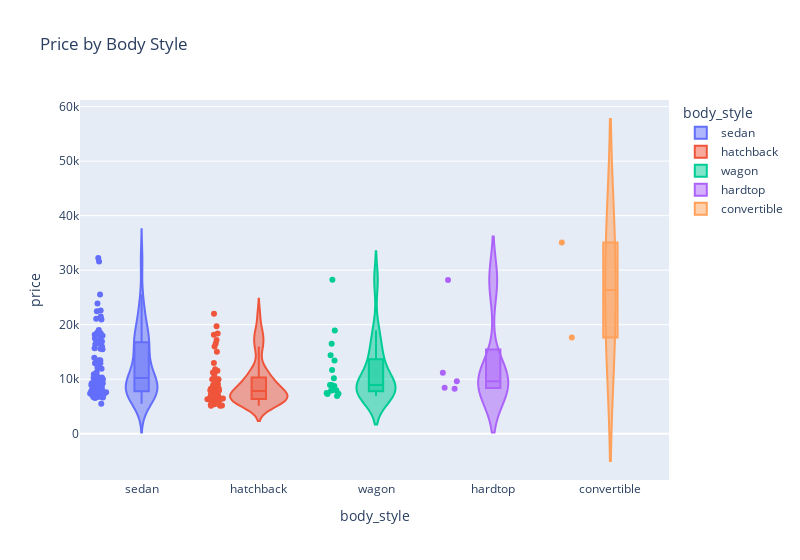

Here is the notebook cell this chart was saved with:
### Code cell
# Combining violin and box plots
fig_v = px.violin(df, x='body_style', y='price', color='body_style', box=True, points='all',
                width=800, title="Price by Body Style")
fig_v.show()

### Figure 1 — Plotly figure (JSON) as saved in the notebook; plotly's stock layout.template omitted (floating-point values rounded to 4 significant figures)
{"data": [{"alignmentgroup": "True", "box": {"visible": true}, "hovertemplate": "body_style=%{x}<br>price=%{y}<extra></extra>", "legendgroup": "sedan", "marker": {"color": "#636efa"}, "name": "sedan", "offsetgroup": "sedan", "orientation": "v", "points": "all", "scalegroup": "True", "showlegend": true, "type": "violin", "x": ["sedan", "sedan", "sedan", "sedan", "sedan", "sedan", "sedan", "sedan", "sedan", "sedan", "sedan", "sedan", "sedan", "sedan", "sedan", "sedan", "sedan", "sedan", "sedan", "sedan", "sedan", "sedan", "sedan", "sedan", "sedan", "sedan", "sedan", "sedan", "sedan", "sedan", "sedan", "sedan", "sedan", "sedan", "sedan", "sedan", "sedan", "sedan", "sedan", "sedan", "sedan", "sedan", "sedan", "sedan", "sedan", "sedan", "sedan", "sedan", "sedan", "sedan", "sedan", "sedan", "sedan", "sedan", "sedan", "sedan", "sedan", "sedan", "sedan", "sedan", "sedan", "sedan", "sedan", "sedan", "sedan", "sedan", "sedan", "sedan", "sedan", "sedan", "sedan", "sedan", "sedan", "sedan", "sedan", "sedan", "sedan", "sedan", "sedan"], "x0": " ", "xaxis": "x", "y": [13950, 17450, 17710, 23875, 16430, 16925, 20970, 21105, 6575, 6692, 7609, 7295, 8845, 10295, 12945, 10345, 32250, 6695, 7395, 8495, 10245, 18280, 25552, 31600, 6989, 8189, 9279, 9279, 5499, 7099, 6649, 6849, 7299, 7499, 9549, 13499, 13499, 11900, 13200, 15580, 16900, 16630, 17950, 18150, 6692, 7609, 12170, 15510, 18620, 7126, 7775, 9960, 9233, 11259, 6938, 7898, 7738, 9258, 8058, 9298, 8948, 10698, 10898, 15690, 7775, 7975, 7995, 8195, 8495, 9495, 9995, 12940, 15985, 18420, 16845, 19045, 21485, 22470, 22625], "y0": " ", "yaxis": "y"}, {"alignmentgroup": "True", "box": {"visible": true}, "hovertemplate": "body_style=%{x}<br>price=%{y}<extra></extra>", "legendgroup": "hatchback", "marker": {"color": "#EF553B"}, "name": "hatchback", "offsetgroup": "hatchback", "orientation": "v", "points": "all", "scalegroup": "True", "showlegend": true, "type": "violin", "x": ["hatchback", "hatchback", "hatchback", "hatchback", "hatchback", "hatchback", "hatchback", "hatchback", "hatchback", "hatchback", "hatchback", "hatchback", "hatchback", "hatchback", "hatchback", "hatchback", "hatchback", "hatchback", "hatchback", "hatchback", "hatchback", "hatchback", "hatchback", "hatchback", "hatchback", "hatchback", "hatchback", "hatchback", "hatchback", "hatchback", "hatchback", "hatchback", "hatchback", "hatchback", "hatchback", "hatchback", "hatchback", "hatchback", "hatchback", "hatchback", "hatchback", "hatchback", "hatchback", "hatchback", "hatchback", "hatchback", "hatchback", "hatchback", "hatchback", "hatchback", "hatchback", "hatchback", "hatchback", "hatchback", "hatchback", "hatchback"], "x0": " ", "xaxis": "x", "y": [5151, 6295, 5572, 6377, 7957, 6229, 12964, 6479, 6855, 5399, 6529, 7129, 7895, 9095, 5195, 6095, 6795, 8845, 10595, 11245, 5389, 6189, 6669, 7689, 9959, 8499, 7799, 8949, 17199, 19699, 18399, 5572, 7957, 6229, 22018, 11850, 15040, 18150, 5118, 7053, 7603, 5348, 6338, 6488, 7198, 7788, 8358, 8238, 9538, 9989, 11549, 9988, 11248, 16558, 15998, 9980], "y0": " ", "yaxis": "y"}, {"alignmentgroup": "True", "box": {"visible": true}, "hovertemplate": "body_style=%{x}<br>price=%{y}<extra></extra>", "legendgroup": "wagon", "marker": {"color": "#00cc96"}, "name": "wagon", "offsetgroup": "wagon", "orientation": "v", "points": "all", "scalegroup": "True", "showlegend": true, "type": "violin", "x": ["wagon", "wagon", "wagon", "wagon", "wagon", "wagon", "wagon", "wagon", "wagon", "wagon", "wagon", "wagon", "wagon", "wagon", "wagon", "wagon", "wagon"], "x0": " ", "xaxis": "x", "y": [8921, 7295, 28248, 7349, 7999, 14399, 8921, 7463, 10198, 8013, 11694, 6918, 7898, 8778, 13415, 16515, 18950], "y0": " ", "yaxis": "y"}, {"alignmentgroup": "True", "box": {"visible": true}, "hovertemplate": "body_style=%{x}<br>price=%{y}<extra></extra>", "legendgroup": "hardtop", "marker": {"color": "#ab63fa"}, "name": "hardtop", "offsetgroup": "hardtop", "orientation": "v", "points": "all", "scalegroup": "True", "showlegend": true, "type": "violin", "x": ["hardtop", "hardtop", "hardtop", "hardtop", "hardtop"], "x0": " ", "xaxis": "x", "y": [28176, 8249, 8449, 9639, 11199], "y0": " ", "yaxis": "y"}, {"alignmentgroup": "True", "box": {"visible": true}, "hovertemplate": "body_style=%{x}<br>price=%{y}<extra></extra>", "legendgroup": "convertible", "marker": {"color": "#FFA15A"}, "name": "convertible", "offsetgroup": "convertible", "orientation": "v", "points": "all", "scalegroup": "True", "showlegend": true, "type": "violin", "x": ["convertible", "convertible"], "x0": " ", "xaxis": "x", "y": [35056, 17669], "y0": " ", "yaxis": "y"}], "layout": {"legend": {"title": {"text": "body_style"}, "tracegroupgap": 0}, "title": {"text": "Price by Body Style"}, "violinmode": "overlay", "width": 800, "xaxis": {"anchor": "y", "categoryarray": ["sedan", "hatchback", "wagon", "hardtop", "convertible"], "categoryorder": "array", "domain": [0, 1], "title": {"text": "body_style"}}, "yaxis": {"anchor": "x", "domain": [0, 1], "title": {"text": "price"}}}}
